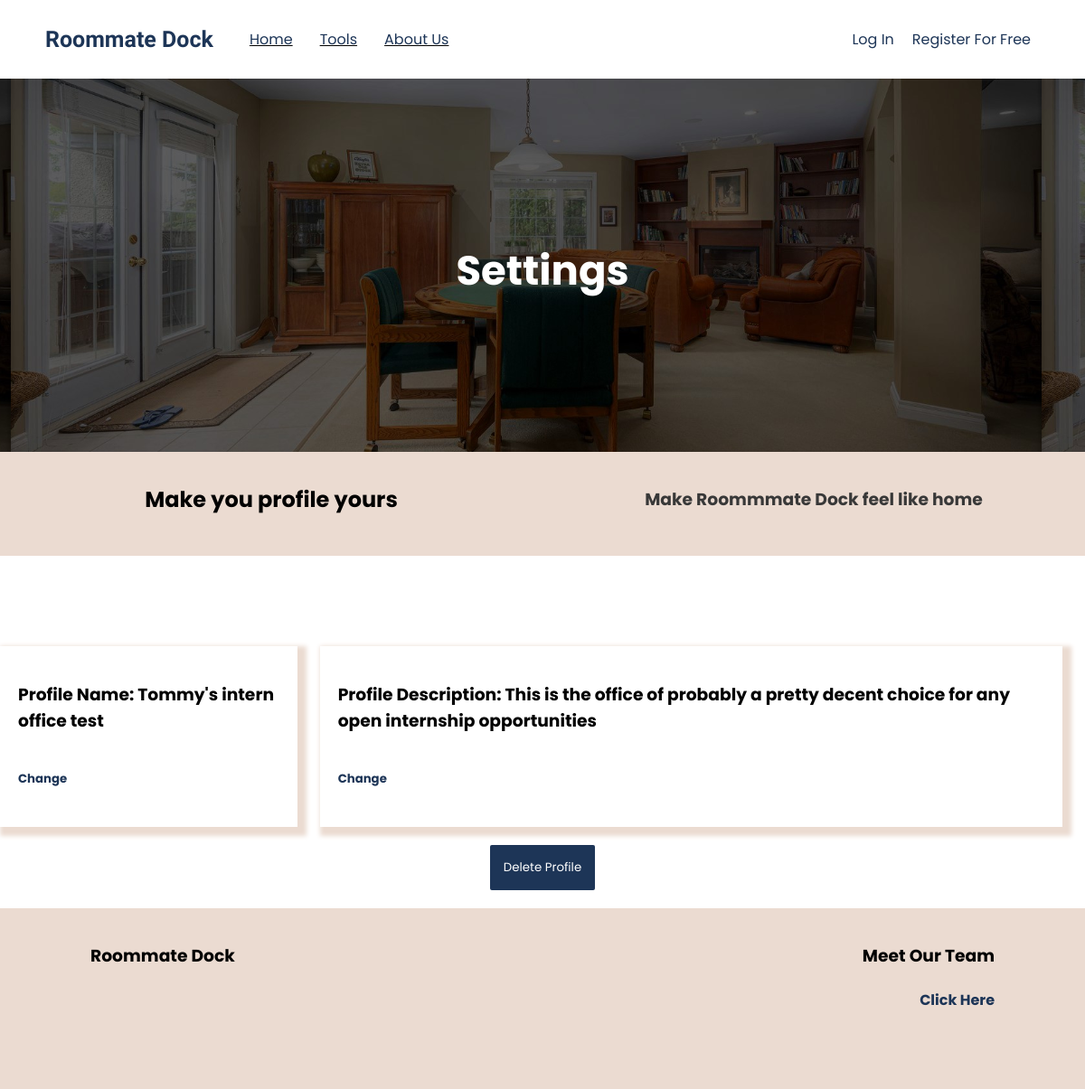
/rentsplit/setting/Tommy's intern office test, run on the app's committed database.
### rentsplit/models.py (models this page shows, shortened)
class ProfileAuth(models.Model):
    name = models.CharField(max_length=64, unique=True)
    rent = models.IntegerField(default=0)
    users = models.ManyToManyField(User, related_name='profile')
    description = models.CharField(max_length=120, null=True)

### rentsplit/views.py (the view, shortened to what this page needs)
# urls.py: path('setting/<str:profile_name>', views.profile_settings, name='profile-settings'),
def profile_settings(request, profile_name):
    profile = ProfileAuth.objects.get(name=profile_name)
    context ={
        'profile': profile,
    }
    return render(request, 'rentsplit/settings.html', context)

### rentsplit/templates/rentsplit/settings.html (shortened to what this page needs)
{% extends 'dock/layout-landing.html' %}
{% load static %}
{% block body %}
<div class="content-wrapper app-banner background-image-divider-main center">
    <h1 class='padding-top white-text main-text big-text'>Settings</h1>
</div>
<div class="banner next-to-eachother padding-top-small padding-bottom-small center">
    <div class="half-div center">
        <h2 class='main-text' style='text-align:center;'>Make you profile yours</h2>
    </div>
    <div class="half-div center">
        <h3 class='sub-text'>Make Roommmate Dock feel like home</h3>
    </div>
</div>
    <div class="center next-to-eachother mobile-fit-content">
        <div class="big-card margin-top margin-bottom stack-divs mobile-width margin-right">
            <h3 class='main-text'>Profile Name: {{profile.name}}</h3>
            <h5 class='link main-text' id='settings-change-name'>Change</h5>
        </div>
        <div class="big-card margin-top margin-bottom stack-divs mobile-width margin-right">
            <h3 class='main-text'>Profile Description: {{profile.description}}</h3>
            <h5 class='link main-text' id='settings-change-description'>Change</h5>
        </div>
    </div>
    <div class="center margin-bottom">
        <button class='main-button' id='delete-profile-button'>Delete Profile</button>
    </div>
{% endblock body %}

### static/css/styles.css (style rules this page uses)
body { padding: 0; margin: 0; }
html { padding: 0; margin: 0; }
.link { transition: 0.3s; cursor: pointer; color: #1d3557; }
.main-text { font-family: Poppins; margin-left: 0; margin-right: 0; }
.big-text { font-size: 45px !important; }
.sub-text { font-family: Poppins; color: rgb(56, 56, 56); }
.white-text { color: white; }
.margin-bottom { margin-bottom: 20px; }
.margin-right { margin-right: 25px; }
.margin-top { margin-top: 50px; }
.main-button { background-color: #1d3557; color: white !important; padding: 15px; font-family: Poppins; width: fit-content; border-radius: 2px; transition: 0.3s; border: none; cursor: pointer; }
.big-card { padding: 20px; box-shadow: 5px 5px 5px 5px rgb(235, 219, 209); width: fit-content; }
.next-to-eachother { display: flex; flex-direction: row; align-items: center; justify-content: space-evenly; }
.padding-top { padding-top: 100px; }
.padding-top-small { padding-top: 25px; }
.padding-bottom-small { padding-bottom: 25px; }
.padding-top-small { padding-top: 15px; }
.banner { background-color: rgb(235, 219, 209); }
.stack-divs { display: flex; flex-direction: column; }
.half-div { width: 50%; }
.big-text { margin: 0; }
.background-image-divider-main { background-image: url("../media/rent-divider.jpeg"); height: 500px; background-position: 20% 50%; background-size: 95%; }
.center { display: flex; justify-content: center; align-items: center; }

### data on the page
ProfileAuth: name "Tommy's intern office test", description "This is the office of probably a pretty decent choice for any open internship opportunities"
